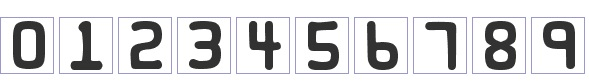
#> input picture 26. Credit Card/creditcard_digits1.jpg, 589 x 81 px, found by its file name
$ python CREDIT_CARD_NUMBERS.py   (older library calls are emulated)
#> lines starting #> are read from the running program, lines starting #| are printed output that depends on the picture; after the words box and inside, x2 and y2 are one past the last pixel; in counts of white or black regions, pixels touching at a corner belong together
### utils.py
import os
import cv2
import numpy as np
import random
import cv2
from scipy.ndimage import convolve
import imutils


# [7 lines left out: function makedir, not called in this run]


def DigitAugmentation(frame, dim=32):
    """Randomly alters the image using noise, pixelation and streching image functions"""
    frame = cv2.resize(frame, None, fx=2, fy=2, interpolation=cv2.INTER_CUBIC)
    frame = cv2.cvtColor(frame, cv2.COLOR_GRAY2RGB)
    random_num = np.random.randint(0, 9)

    if (random_num % 2 == 0):
        frame = add_noise(frame)
    if (random_num % 3 == 0):
        frame = pixelate(frame)
    if (random_num % 2 == 0):
        frame = stretch(frame)
    frame = cv2.resize(frame, (dim, dim), interpolation=cv2.INTER_AREA)

    return frame


def add_noise(image):
    """Addings noise to image"""
    prob = random.uniform(0.01, 0.05)
    rnd = np.random.rand(image.shape[0], image.shape[1])
    noisy = image.copy()
    noisy[rnd < prob] = 0
    noisy[rnd > 1 - prob] = 1
    return noisy


def pixelate(image):
    "Pixelates an image by reducing the resolution then upscaling it"
    dim = np.random.randint(8, 12)
    image = cv2.resize(image, (dim, dim), interpolation=cv2.INTER_AREA)
    image = cv2.resize(image, (16, 16), interpolation=cv2.INTER_AREA)
    return image


def stretch(image):
    "Randomly applies different degrees of stretch to image"
    ran = np.random.randint(0, 3) * 2
    if np.random.randint(0, 2) == 0:
        frame = cv2.resize(image, (32, ran + 32), interpolation=cv2.INTER_AREA)
        return frame[int(ran / 2):int(ran + 32) - int(ran / 2), 0:32]
    else:
        frame = cv2.resize(image, (ran + 32, 32), interpolation=cv2.INTER_AREA)
        return frame[0:32, int(ran / 2):int(ran + 32) - int(ran / 2)]


def pre_process(image, inv=False):
    """Uses OTSU binarization on an image"""
    try:
        gray_image = cv2.cvtColor(image, cv2.COLOR_BGR2GRAY)
    except:
        gray_image = image
        pass

    if inv == False:
        _, th2 = cv2.threshold(gray_image, 0, 255, cv2.THRESH_BINARY + cv2.THRESH_OTSU)
    else:
        _, th2 = cv2.threshold(gray_image, 0, 255, cv2.THRESH_BINARY_INV + cv2.THRESH_OTSU)
    resized = cv2.resize(th2, (32, 32), interpolation=cv2.INTER_AREA)
    return resized


# [120 lines left out: functions order_points, four_point_transform, doc_Scan, not called in this run]

### CREDIT_CARD_NUMBERS.py
import os
import cv2
import numpy as np
import utils

CARD_1 = cv2.imread('26. Credit Card\\creditcard_digits1.jpg', 0)
#> CARD_1: shape (81, 589); min 40, max 255, mean 215.7
CARD_2 = cv2.imread('26. Credit Card\\creditcard_digits2.jpg')
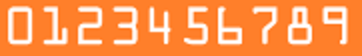
#> input picture 26. Credit Card/creditcard_digits2.jpg, 362 x 56 px, found by its file name
#> CARD_2 is the input picture: shape (56, 362, 3); mean B, G, R 81.3, 150.6, 255

HEIGHT = np.min([CARD_1.shape[0], CARD_2.shape[0]])
#> HEIGHT = 56
WIDHT  = np.min([CARD_1.shape[1], CARD_2.shape[1]])
#> WIDHT = 362

CARD_1 = cv2.resize(CARD_1,(WIDHT, HEIGHT))
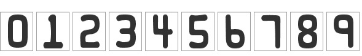
#> CARD_1: shape (56, 362); min 45, max 255, mean 215.9
CARD_2 = cv2.resize(CARD_2,(WIDHT, HEIGHT))
CARD_2 = cv2.cvtColor(CARD_2, cv2.COLOR_BGR2GRAY)
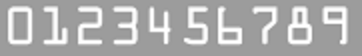
#> CARD_2: shape (56, 362); min 138, max 255, mean 174.1
_, th2 = cv2.threshold(CARD_2, 0, 255, cv2.THRESH_BINARY + cv2.THRESH_OTSU)
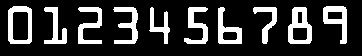
#> th2: shape (56, 362); 19.8% white; 10 white regions, largest, box (x1, y1, x2, y2) and area: (288, 7, 312, 44) 510, (8, 6, 32, 44) 467, (323, 6, 347, 44) 430
top_left_x = 0
# Create 2000 Images for train
for i in range(0, 11):
    # We jump the next digit each time we loop
    if i > 0:
        cv2.imshow('digit', CARD_2[5:50,top_left_x:top_left_x + 35])
        top_left_x = top_left_x + 35
        cv2.waitKey()
    roi = CARD_2[5:50,top_left_x:top_left_x + 35]
    # We create 200 versions of each image for our dataset
    for j in range(1001, 2000):
        roi2 = utils.DigitAugmentation(roi)
        roi_otsu = utils.pre_process(roi2, inv=True)
        path = os.path.dirname(os.path.abspath(__file__))
        path = os.path.join(path,  'valid ation')
        path = os.path.join(path, str(i))
        cv2.imwrite(path + '\\' + str(j) + '.jpg', roi_otsu)
#> this loop made 11 passes
#> pass 1, `roi = CARD_2[5:50,top_left_x:top_left_x + 35]`:
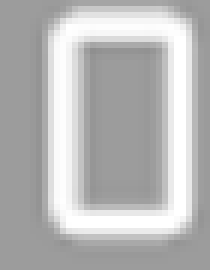
#> roi: shape (45, 35) (shown 6 times larger); min 143, max 255, mean 183.7
#> pass 1, in DigitAugmentation, `frame = cv2.resize(frame, (dim, dim), interpolation=cv2.INTER_AREA)`:
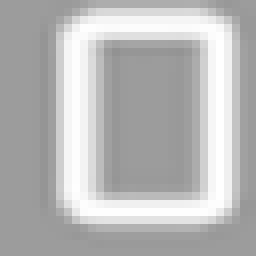
#> frame: shape (32, 32, 3) (shown 8 times larger); min 146, max 255, mean 183.6
#> after the loop:
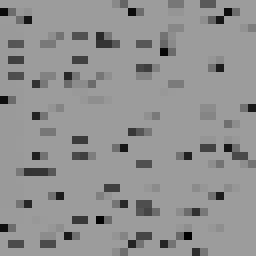
#> roi2: shape (32, 32, 3) (shown 8 times larger); min 1, max 156, mean 145
#> after the loop, top_left_x = 350
